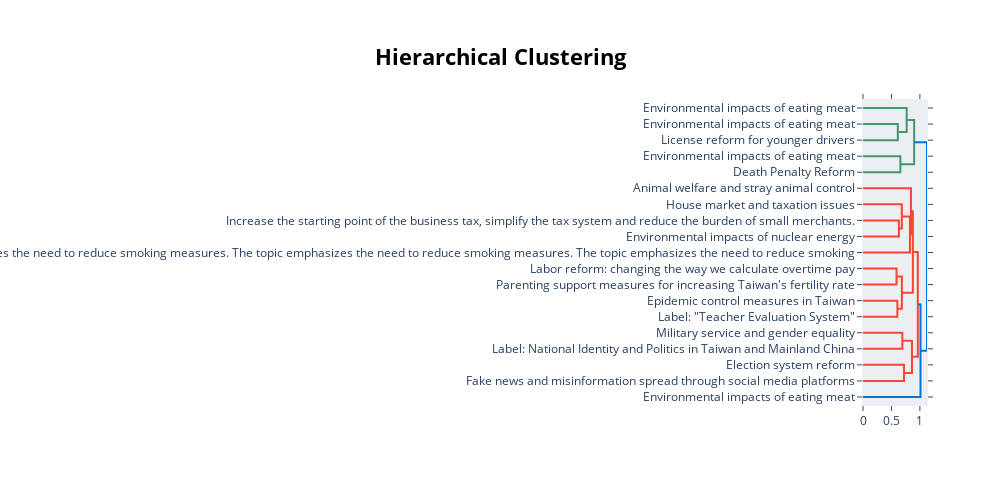

Here is the notebook cell this chart was saved with:
### Code cell
topic_model.visualize_hierarchy(custom_labels=True)

### Figure 1 — Plotly figure (JSON) as saved in the notebook; plotly's stock layout.template omitted (floating-point values rounded to 4 significant figures)
{"data": [{"hoverinfo": "text", "marker": {"color": "rgb(61,153,112)"}, "mode": "lines", "type": "scatter", "x": [0, 0.6115, 0.6115, 0], "xaxis": "x", "y": [-15, -15, -25, -25], "yaxis": "y"}, {"hoverinfo": "text", "marker": {"color": "rgb(61,153,112)"}, "mode": "lines", "type": "scatter", "x": [0, 0.7671, 0.7671, 0.6115], "xaxis": "x", "y": [-5, -5, -20, -20], "yaxis": "y"}, {"hoverinfo": "text", "marker": {"color": "rgb(61,153,112)"}, "mode": "lines", "type": "scatter", "x": [0, 0.657, 0.657, 0], "xaxis": "x", "y": [-35, -35, -45, -45], "yaxis": "y"}, {"hoverinfo": "text", "marker": {"color": "rgb(61,153,112)"}, "mode": "lines", "type": "scatter", "x": [0.7671, 0.8991, 0.8991, 0.657], "xaxis": "x", "y": [-12.5, -12.5, -40, -40], "yaxis": "y"}, {"hoverinfo": "text", "marker": {"color": "rgb(255,65,54)"}, "mode": "lines", "type": "scatter", "x": [0, 0.6313, 0.6313, 0], "xaxis": "x", "y": [-75, -75, -85, -85], "yaxis": "y"}, {"hoverinfo": "text", "marker": {"color": "rgb(255,65,54)"}, "mode": "lines", "type": "scatter", "x": [0, 0.6822, 0.6822, 0.6313], "xaxis": "x", "y": [-65, -65, -80, -80], "yaxis": "y"}, {"hoverinfo": "text", "marker": {"color": "rgb(255,65,54)"}, "mode": "lines", "type": "scatter", "x": [0.6822, 0.8248, 0.8248, 0], "xaxis": "x", "y": [-72.5, -72.5, -95, -95], "yaxis": "y"}, {"hoverinfo": "text", "marker": {"color": "rgb(255,65,54)"}, "mode": "lines", "type": "scatter", "x": [0, 0.8426, 0.8426, 0.8248], "xaxis": "x", "y": [-55, -55, -83.75, -83.75], "yaxis": "y"}, {"hoverinfo": "text", "marker": {"color": "rgb(255,65,54)"}, "mode": "lines", "type": "scatter", "x": [0, 0.5896, 0.5896, 0], "xaxis": "x", "y": [-105, -105, -115, -115], "yaxis": "y"}, {"hoverinfo": "text", "marker": {"color": "rgb(255,65,54)"}, "mode": "lines", "type": "scatter", "x": [0, 0.6037, 0.6037, 0], "xaxis": "x", "y": [-125, -125, -135, -135], "yaxis": "y"}, {"hoverinfo": "text", "marker": {"color": "rgb(255,65,54)"}, "mode": "lines", "type": "scatter", "x": [0.5896, 0.6829, 0.6829, 0.6037], "xaxis": "x", "y": [-110, -110, -130, -130], "yaxis": "y"}, {"hoverinfo": "text", "marker": {"color": "rgb(255,65,54)"}, "mode": "lines", "type": "scatter", "x": [0.8426, 0.8758, 0.8758, 0.6829], "xaxis": "x", "y": [-69.38, -69.38, -120, -120], "yaxis": "y"}, {"hoverinfo": "text", "marker": {"color": "rgb(255,65,54)"}, "mode": "lines", "type": "scatter", "x": [0, 0.6918, 0.6918, 0], "xaxis": "x", "y": [-145, -145, -155, -155], "yaxis": "y"}, {"hoverinfo": "text", "marker": {"color": "rgb(255,65,54)"}, "mode": "lines", "type": "scatter", "x": [0, 0.7208, 0.7208, 0], "xaxis": "x", "y": [-165, -165, -175, -175], "yaxis": "y"}, {"hoverinfo": "text", "marker": {"color": "rgb(255,65,54)"}, "mode": "lines", "type": "scatter", "x": [0.6918, 0.8605, 0.8605, 0.7208], "xaxis": "x", "y": [-150, -150, -170, -170], "yaxis": "y"}, {"hoverinfo": "text", "marker": {"color": "rgb(255,65,54)"}, "mode": "lines", "type": "scatter", "x": [0.8758, 0.9633, 0.9633, 0.8605], "xaxis": "x", "y": [-94.69, -94.69, -160, -160], "yaxis": "y"}, {"hoverinfo": "text", "marker": {"color": "rgb(0,116,217)"}, "mode": "lines", "type": "scatter", "x": [0.9633, 1.011, 1.011, 0], "xaxis": "x", "y": [-127.3, -127.3, -185, -185], "yaxis": "y"}, {"hoverinfo": "text", "marker": {"color": "rgb(0,116,217)"}, "mode": "lines", "type": "scatter", "x": [0.8991, 1.125, 1.125, 1.011], "xaxis": "x", "y": [-26.25, -26.25, -156.2, -156.2], "yaxis": "y"}], "layout": {"autosize": false, "height": 485, "hoverlabel": {"bgcolor": "white", "font": {"family": "Rockwell", "size": 16}}, "hovermode": "closest", "plot_bgcolor": "#ECEFF1", "showlegend": false, "title": {"font": {"color": "Black", "size": 22}, "text": "<b>Hierarchical Clustering</b>", "x": 0.5, "xanchor": "center", "yanchor": "top"}, "width": 1000, "xaxis": {"mirror": "allticks", "rangemode": "tozero", "showgrid": false, "showline": true, "showticklabels": true, "ticks": "outside", "type": "linear", "zeroline": false}, "yaxis": {"mirror": "allticks", "range": [-190, 0], "rangemode": "tozero", "showgrid": false, "showline": true, "showticklabels": true, "tickmode": "array", "ticks": "outside", "ticktext": ["Environmental impacts of eating meat", "Environmental impacts of eating meat", "License reform for younger drivers", "Environmental impacts of eating meat", "Death Penalty Reform", "Animal welfare and stray animal control", "House market and taxation issues", "Increase the starting point of the business tax, simplify the tax system and reduce the burden of small merchants.", "Environmental impacts of nuclear energy", "Environmental impacts of smoking and the importance of reducing smoking measures and increasing the smoke tax year by year in order to achieve the WHO recommended smoke tax. The topic also discusses the importance of setting up a quarantine smoking room and forcing smokers to smoke in the smoking room. The topic emphasizes the need to reduce smoking measures and increase the smoke tax year by year in order to achieve the WHO recommended smoke tax. The topic also highlights the importance of setting up a quarantine smoking room and forcing smokers to smoke in the smoking room. The topic emphasizes the need to reduce smoking measures and increase the smoke tax year by year in order to achieve the WHO recommended smoke tax. The topic also highlights the importance of setting up a quarantine smoking room and forcing smokers to smoke in the smoking room. The topic emphasizes the need to reduce smoking measures and increase the smoke tax year by year in order to achieve the WHO recommended smoke tax. The topic also highlights the importance of setting up a quarantine smoking room and forcing smokers to smoke in the smoking room. The topic emphasizes the need to reduce smoking measures and increase the smoke tax year by year in order to achieve the WHO recommended smoke tax. The topic also highlights the importance of setting up a quarantine smoking room and forcing smokers to smoke in the smoking room. The topic emphasizes the need to reduce smoking measures and increase the smoke tax year by year in order to achieve the WHO recommended smoke tax. The topic also highlights the importance of setting up a quarantine smoking room and forcing smokers to smoke in the smoking room. The topic emphasizes the need to reduce smoking measures and increase the smoke tax year by year in order to achieve the WHO recommended smoke tax. The topic also highlights the importance of setting up a quarantine smoking room and forcing smokers to smoke in the smoking room. The topic emphasizes the need to reduce smoking measures and increase the smoke tax year by year in order to achieve the WHO recommended smoke tax. The topic also highlights the importance of setting up a quarantine smoking room and forcing smokers to smoke in the smoking room. The topic emphasizes the need to reduce smoking measures and increase the smoke tax year by year in the smoking room. The topic. The topic emphasizes the need to reduce smoking measures and increase the smoke tax. The topic emphasizes the need to reduce smoking measures. The topic emphasizes the need to reduce smoking measures. The topic emphasizes the need to reduce smoking measures. The topic emphasizes the need to reduce smoking measures. The topic emphasizes the need to reduce smoking measures. The topic emphasizes the need to reduce smoking", "Labor reform: changing the way we calculate overtime pay", "Parenting support measures for increasing Taiwan's fertility rate", "Epidemic control measures in Taiwan", "Label: \"Teacher Evaluation System\"", "Military service and gender equality", "Label: National Identity and Politics in Taiwan and Mainland China", "Election system reform", "Fake news and misinformation spread through social media platforms", "Environmental impacts of eating meat"], "tickvals": [-5, -15, -25, -35, -45, -55, -65, -75, -85, -95, -105, -115, -125, -135, -145, -155, -165, -175, -185], "type": "linear", "zeroline": false}}}
